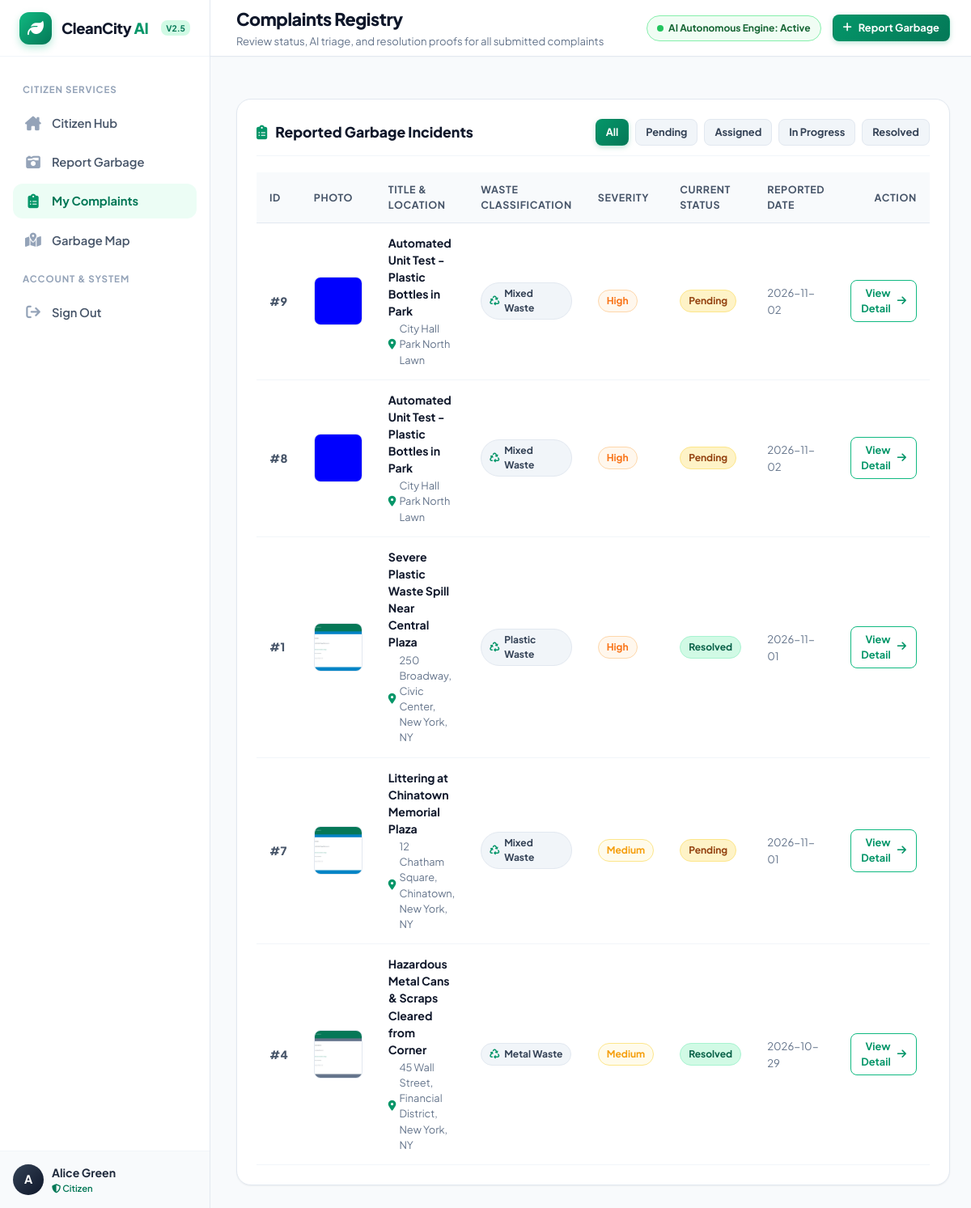
The app's page /citizen/complaints (signed in) with its own data.
### tables this page shows
CREATE TABLE complaints (
    id INTEGER PRIMARY KEY AUTOINCREMENT,
    user_id INTEGER NOT NULL REFERENCES users(id) ON DELETE CASCADE,
    title TEXT NOT NULL,
    description TEXT NOT NULL,
    waste_type TEXT DEFAULT 'Mixed waste',
    severity TEXT DEFAULT 'Medium' CHECK(severity IN ('Low', 'Medium', 'High', 'Critical')),
    status TEXT DEFAULT 'Pending' CHECK(status IN ('Pending', 'Assigned', 'In Progress', 'Resolved', 'Rejected')),
    address TEXT,
    landmark TEXT,
    latitude REAL,
    longitude REAL,
    ai_waste_type TEXT,
    ai_severity TEXT,
    ai_confidence REAL DEFAULT 0.0,
    ai_explanation TEXT,
    ai_recommendation TEXT,
    ai_detected_items TEXT,
    created_at TIMESTAMP DEFAULT CURRENT_TIMESTAMP,
    updated_at TIMESTAMP DEFAULT CURRENT_TIMESTAMP
);

### routes/citizen.py (the view)
@citizen_bp.route("/complaints")
@login_required
@role_required(["citizen", "admin"])
def complaints_list():
    user_id = session["user_id"]
    status_filter = request.args.get("status", "all")
    if status_filter != "all":
        rows = query_db("""
            SELECT c.*,
                   (SELECT file_path FROM complaint_images WHERE complaint_id = c.id AND image_type = 'before' LIMIT 1) as before_image,
                   (SELECT file_path FROM complaint_images WHERE complaint_id = c.id AND image_type = 'after' LIMIT 1) as after_image
            FROM complaints c
            WHERE c.user_id = ? AND c.status = ?
            ORDER BY c.created_at DESC
        """, [user_id, status_filter])
    else:
        rows = query_db("""
            SELECT c.*,
                   (SELECT file_path FROM complaint_images WHERE complaint_id = c.id AND image_type = 'before' LIMIT 1) as before_image,
                   (SELECT file_path FROM complaint_images WHERE complaint_id = c.id AND image_type = 'after' LIMIT 1) as after_image
            FROM complaints c
            WHERE c.user_id = ?
            ORDER BY c.created_at DESC
        """, [user_id])
    complaints = []
    for r in rows:
        c_dict = dict(r)
        try:
            c_dict["detected_items_list"] = json.loads(c_dict["ai_detected_items"] or "[]")
        except Exception:
            c_dict["detected_items_list"] = []
        complaints.append(c_dict)
    return render_template("complaints.html", complaints=complaints, active_filter=status_filter)

### database/db.py (called while the page is built)
def get_db():
    if "db" not in g:
        Config.DATABASE_PATH.parent.mkdir(parents=True, exist_ok=True)
        g.db = sqlite3.connect(Config.DATABASE_PATH)
        g.db.row_factory = sqlite3.Row
        g.db.execute("PRAGMA journal_mode = WAL;")
        g.db.execute("PRAGMA foreign_keys = ON;")
    return g.db

def query_db(query, args=(), one=False):
    cur = get_db().execute(query, args)
    rv = cur.fetchall()
    cur.close()
    return (rv[0] if rv else None) if one else rv

### routes/auth.py (called while the page is built, shortened)
def login_required(f):
    @wraps(f)
    def decorated_function(*args, **kwargs):
        if "user_id" not in session:
            flash("Please sign in to access this page.", "warning")
            return redirect(url_for("auth.login", next=request.url))
        return f(*args, **kwargs)
    return decorated_function

def role_required(allowed_roles):
    def decorator(f):
        @wraps(f)
        def decorated_function(*args, **kwargs):
            if "user_id" not in session:
                flash("Please sign in first.", "warning")
                return redirect(url_for("auth.login", next=request.url))
            user_role = session.get("user_role")
            return f(*args, **kwargs)
        return decorated_function
    return decorator

### templates/complaints.html (shortened to what this page needs)
{% extends "base.html" %}
{% block page_title %}Complaints Registry{% endblock %}
{% block page_subtitle %}Review status, AI triage, and resolution proofs for all submitted complaints{% endblock %}
{% block content %}
<div class="card">
  <div class="card-header" style="flex-wrap: wrap; gap: 14px;">
    <div class="card-title">
      <i class="fa-solid fa-clipboard-list"></i>
      Reported Garbage Incidents
    </div>
    <div style="display: flex; flex-wrap: wrap; gap: 8px;">
      <a href="{{ url_for('citizen.complaints_list', status='all') }}" class="btn btn-sm {% if active_filter == 'all' %}btn-primary{% else %}btn-secondary{% endif %}">
        All
      </a>
      <a href="{{ url_for('citizen.complaints_list', status='Pending') }}" class="btn btn-sm {% if active_filter == 'Pending' %}btn-primary{% else %}btn-secondary{% endif %}">
        Pending
      </a>
      <a href="{{ url_for('citizen.complaints_list', status='Assigned') }}" class="btn btn-sm {% if active_filter == 'Assigned' %}btn-primary{% else %}btn-secondary{% endif %}">
        Assigned
      </a>
      <a href="{{ url_for('citizen.complaints_list', status='In Progress') }}" class="btn btn-sm {% if active_filter == 'In Progress' %}btn-primary{% else %}btn-secondary{% endif %}">
        In Progress
      </a>
      <a href="{{ url_for('citizen.complaints_list', status='Resolved') }}" class="btn btn-sm {% if active_filter == 'Resolved' %}btn-primary{% else %}btn-secondary{% endif %}">
        Resolved
      </a>
    </div>
  </div>
  {% if complaints %}
    <div class="table-responsive">
      <table class="table">
        <thead>
          <tr>
            <th style="width: 70px;">ID</th>
            <th style="width: 90px;">Photo</th>
            <th>Title & Location</th>
            <th>Waste Classification</th>
            <th>Severity</th>
            <th>Current Status</th>
            <th>Reported Date</th>
            <th style="text-align: right;">Action</th>
          </tr>
        </thead>
        <tbody>
          {% for c in complaints %}
            <tr>
              <td>
                <span style="font-weight: 800; color: var(--slate-600);">#{{ c.id }}</span>
              </td>
              <td>
                <div style="width: 60px; height: 60px; border-radius: var(--radius-sm); overflow: hidden; background: var(--slate-100); border: 1px solid var(--slate-200);">
                  {% if c.before_image %}
                    <img src="{{ url_for('static', filename='uploads/' + c.before_image) }}" alt="Garbage" style="width: 100%; height: 100%; object-fit: cover;">
                  {% else %}
                    <div style="width: 100%; height: 100%; display: flex; align-items: center; justify-content: center; color: var(--slate-400);">
                      <i class="fa-solid fa-image"></i>
                    </div>
                  {% endif %}
                </div>
              </td>
              <td>
                <div style="font-weight: 700; color: var(--slate-900); margin-bottom: 2px;">
                  {{ c.title }}
                </div>
                <div style="font-size: 0.8rem; color: var(--slate-500); display: flex; align-items: center; gap: 4px;">
                  <i class="fa-solid fa-location-dot" style="color: var(--primary-600);"></i>
                  {{ c.address or "Location recorded" }}
                </div>
              </td>
              <td>
                <span class="badge badge-waste">
                  <i class="fa-solid fa-recycle" style="color: var(--primary-600);"></i>
                  {{ c.waste_type }}
                </span>
              </td>
              <td>
                <span class="badge badge-sev-{{ c.severity | lower }}">
                  {{ c.severity }}
                </span>
              </td>
              <td>
                <span class="badge badge-status-{{ c.status | lower | replace(' ', '') }}">
                  {{ c.status }}
                </span>
              </td>
              <td>
                <span style="font-size: 0.82rem; color: var(--slate-500);">
                  {{ c.created_at | dt_format(10) }}
                </span>
              </td>
              <td style="text-align: right;">
                <a href="{{ url_for('citizen.complaint_detail', complaint_id=c.id) }}" class="btn btn-outline-primary btn-sm">
                  View Detail <i class="fa-solid fa-arrow-right"></i>
                </a>
              </td>
            </tr>
          {% endfor %}
        </tbody>
      </table>
    </div>
  {% endif %}
</div>
{% endblock %}

### static/css/style.css (style rules this page uses)
:root { --primary-50: #ecfdf5; --primary-100: #d1fae5; --primary-200: #a7f3d0; --primary-500: #10b981; --primary-600: #059669; --primary-700: #047857; --primary-800: #065f46; --primary-900: #064e3b; --slate-50: #f8fafc; --slate-100: #f1f5f9; --slate-200: #e2e8f0; --slate-300: #cbd5e1; --slate-400: #94a3b8; --slate-500: #64748b; --slate-600: #475569; --slate-700: #334155; --slate-800: #1e293b; --slate-900: #0f172a; --critical: #ef4444; --critical-bg: #fef2f2; --high: #f97316; --high-bg: #fff7ed; --medium: #f59e0b; --medium-bg: #fffbeb; --low: #10b981; --low-bg: #ecfdf5; --sidebar-width: 260px; --navbar-height: 70px; --radius-sm: 8px; --radius-md: 12px; --radius-lg: 18px; --radius-full: 9999px; --shadow-sm: 0 1px 2px 0 rgb(0 0 0 / 0.05); --shadow-md: 0 4px 6px -1px rgb(0 0 0 / 0.08), 0 2px 4px -2px rgb(0 0 0 / 0.05); --shadow-lg: 0 10px 15px -3px rgb(0 0 0 / 0.08), 0 4px 6px -4px rgb(0 0 0 / 0.04); --shadow-glow: 0 0 20px rgba(16, 185, 129, 0.25); --transition: all 0.25s cubic-bezier(0.4, 0, 0.2, 1); }
* { margin: 0; padding: 0; box-sizing: border-box; }
body { font-family: 'Plus Jakarta Sans', system-ui, -apple-system, BlinkMacSystemFont, 'Segoe UI', Roboto, sans-serif; background-color: var(--slate-50); color: var(--slate-800); min-height: 100vh; display: flex; flex-direction: column; overflow-x: hidden; line-height: 1.5; }
a { color: var(--primary-600); text-decoration: none; transition: var(--transition); }
.card { background-color: #ffffff; border-radius: var(--radius-lg); border: 1px solid var(--slate-200); box-shadow: var(--shadow-sm); padding: 24px; transition: var(--transition); }
.card-header { display: flex; align-items: center; justify-content: space-between; margin-bottom: 20px; padding-bottom: 12px; border-bottom: 1px solid var(--slate-100); }
.card-title { font-size: 1.1rem; font-weight: 800; color: var(--slate-900); display: flex; align-items: center; gap: 10px; }
.card-title i { color: var(--primary-600); }
.btn { display: inline-flex; align-items: center; justify-content: center; gap: 8px; padding: 10px 18px; font-size: 0.9rem; font-weight: 700; border-radius: var(--radius-md); cursor: pointer; border: 1px solid transparent; transition: var(--transition); text-decoration: none; }
.btn-primary { background: linear-gradient(135deg, var(--primary-600), var(--primary-700)); color: #ffffff; box-shadow: 0 2px 6px rgba(5, 150, 105, 0.25); }
.btn-secondary { background-color: var(--slate-100); color: var(--slate-700); border-color: var(--slate-200); }
.btn-outline-primary { background-color: transparent; border-color: var(--primary-500); color: var(--primary-600); }
.btn-sm { padding: 6px 12px; font-size: 0.8rem; border-radius: var(--radius-sm); }
.badge { display: inline-flex; align-items: center; gap: 6px; padding: 4px 10px; border-radius: var(--radius-full); font-size: 0.75rem; font-weight: 700; text-transform: capitalize; }
.badge-status-pending { background-color: #fef3c7; color: #92400e; border: 1px solid #fde68a; }
.badge-status-resolved { background-color: #d1fae5; color: #065f46; border: 1px solid #a7f3d0; }
.badge-sev-high { background-color: var(--high-bg); color: var(--high); border: 1px solid #fed7aa; }
.badge-sev-medium { background-color: var(--medium-bg); color: var(--medium); border: 1px solid #fde68a; }
.badge-waste { background-color: var(--slate-100); color: var(--slate-700); border: 1px solid var(--slate-200); }
.table-responsive { width: 100%; overflow-x: auto; }
.table { width: 100%; border-collapse: separate; border-spacing: 0; }
.table th { background-color: var(--slate-50); color: var(--slate-600); font-size: 0.78rem; font-weight: 700; text-transform: uppercase; letter-spacing: 0.05em; padding: 12px 16px; border-bottom: 1px solid var(--slate-200); text-align: left; }
.table td { padding: 14px 16px; border-bottom: 1px solid var(--slate-100); font-size: 0.88rem; color: var(--slate-700); vertical-align: middle; }

### records on screen
complaints: id "9", title "Automated Unit Test - Plastic Bottles in Park", address "City Hall Park North Lawn", waste_type "Mixed Waste", severity "High", status "Pending", created_at|dt_format "2026-11-02"
complaints: id "8", title "Automated Unit Test - Plastic Bottles in Park", address "City Hall Park North Lawn", waste_type "Mixed Waste", severity "High", status "Pending", created_at|dt_format "2026-11-02"
complaints: id "1", title "Severe Plastic Waste Spill Near Central Plaza", address "250 Broadway, Civic Center, New York, NY", waste_type "Plastic Waste", severity "High", status "Resolved", created_at|dt_format "2026-11-01"
complaints: id "7", title "Littering at Chinatown Memorial Plaza", address "12 Chatham Square, Chinatown, New York, NY", waste_type "Mixed Waste", severity "Medium", status "Pending", created_at|dt_format "2026-11-01"
complaints: id "4", shows a picture, title "Hazardous Metal Cans & Scraps Cleared from Corner", address "45 Wall Street, Financial District, New York, NY", waste_type "Metal Waste", severity "Medium", status "Resolved", created_at|dt_format "2026-10-29"

### other values on screen
{{ current_user.name[0] | upper }} "A"
{{ current_user.name }} "Alice Green"
{{ current_user.role }} "Citizen"
